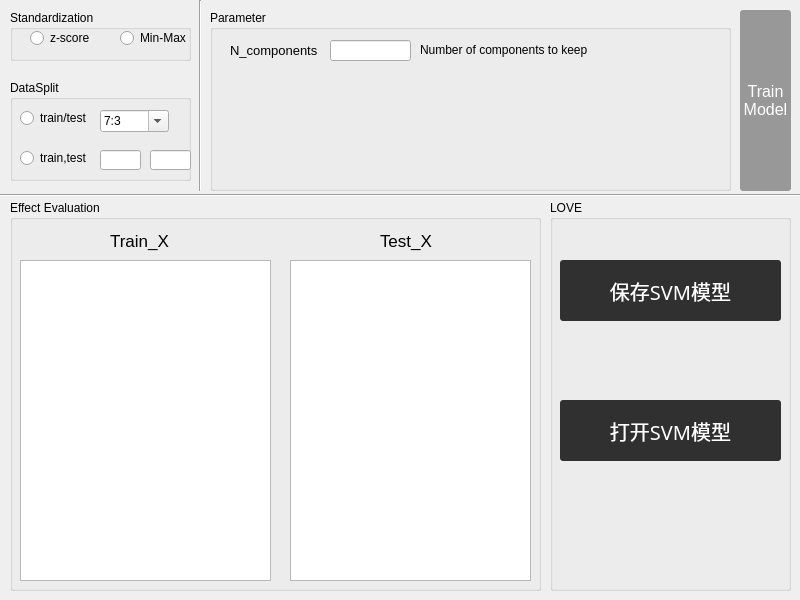
<?xml version="1.0" encoding="UTF-8"?>
<ui version="4.0">
 <class>Dialog</class>
 <widget class="QDialog" name="Dialog">
  <property name="geometry">
   <rect>
    <x>0</x>
    <y>0</y>
    <width>800</width>
    <height>600</height>
   </rect>
  </property>
  <property name="minimumSize">
   <size>
    <width>800</width>
    <height>600</height>
   </size>
  </property>
  <property name="maximumSize">
   <size>
    <width>800</width>
    <height>600</height>
   </size>
  </property>
  <property name="windowTitle">
   <string>DT Classifier</string>
  </property>
  <widget class="QPushButton" name="svm_action">
   <property name="geometry">
    <rect>
     <x>740</x>
     <y>10</y>
     <width>51</width>
     <height>181</height>
    </rect>
   </property>
   <property name="font">
    <font>
     <pointsize>12</pointsize>
    </font>
   </property>
   <property name="styleSheet">
    <string notr="true">QPushButton { background-color:rgb(152, 152, 152); border-radius: 3px; color: rgb(255, 255, 255); } QPushButton:hover { background-color:rgb(91, 91, 136)}</string>
   </property>
   <property name="text">
    <string>Train
Model</string>
   </property>
  </widget>
  <widget class="Line" name="line">
   <property name="geometry">
    <rect>
     <x>0</x>
     <y>180</y>
     <width>801</width>
     <height>31</height>
    </rect>
   </property>
   <property name="orientation">
    <enum>Qt::Horizontal</enum>
   </property>
  </widget>
  <widget class="QGroupBox" name="groupBox_3">
   <property name="geometry">
    <rect>
     <x>10</x>
     <y>10</y>
     <width>181</width>
     <height>51</height>
    </rect>
   </property>
   <property name="title">
    <string>Standardization</string>
   </property>
   <widget class="QRadioButton" name="s_radio_2">
    <property name="geometry">
     <rect>
      <x>110</x>
      <y>20</y>
      <width>71</width>
      <height>16</height>
     </rect>
    </property>
    <property name="text">
     <string>Min-Max</string>
    </property>
   </widget>
   <widget class="QRadioButton" name="s_radio_1">
    <property name="geometry">
     <rect>
      <x>20</x>
      <y>20</y>
      <width>89</width>
      <height>16</height>
     </rect>
    </property>
    <property name="text">
     <string>z-score</string>
    </property>
   </widget>
  </widget>
  <widget class="QGroupBox" name="groupBox_4">
   <property name="geometry">
    <rect>
     <x>10</x>
     <y>80</y>
     <width>181</width>
     <height>101</height>
    </rect>
   </property>
   <property name="title">
    <string>DataSplit</string>
   </property>
   <widget class="QRadioButton" name="d_radio_2">
    <property name="geometry">
     <rect>
      <x>10</x>
      <y>70</y>
      <width>81</width>
      <height>16</height>
     </rect>
    </property>
    <property name="text">
     <string>train,test</string>
    </property>
   </widget>
   <widget class="QRadioButton" name="d_radio_1">
    <property name="geometry">
     <rect>
      <x>10</x>
      <y>30</y>
      <width>89</width>
      <height>16</height>
     </rect>
    </property>
    <property name="text">
     <string>train/test</string>
    </property>
   </widget>
   <widget class="QLineEdit" name="train">
    <property name="geometry">
     <rect>
      <x>90</x>
      <y>70</y>
      <width>41</width>
      <height>20</height>
     </rect>
    </property>
   </widget>
   <widget class="QLineEdit" name="test">
    <property name="geometry">
     <rect>
      <x>140</x>
      <y>70</y>
      <width>41</width>
      <height>20</height>
     </rect>
    </property>
   </widget>
   <widget class="QComboBox" name="tt_box">
    <property name="geometry">
     <rect>
      <x>90</x>
      <y>30</y>
      <width>69</width>
      <height>22</height>
     </rect>
    </property>
    <property name="styleSheet">
     <string notr="true">QPushButton { background-color:rgb(152, 152, 152); border-radius: 3px; color: rgb(255, 255, 255); } QPushButton:hover { background-color:rgb(91, 91, 136)}</string>
    </property>
    <property name="editable">
     <bool>true</bool>
    </property>
    <item>
     <property name="text">
      <string>7:3</string>
     </property>
    </item>
    <item>
     <property name="text">
      <string>9:1</string>
     </property>
    </item>
    <item>
     <property name="text">
      <string>8:2</string>
     </property>
    </item>
    <item>
     <property name="text">
      <string>6:4</string>
     </property>
    </item>
    <item>
     <property name="text">
      <string>5:5</string>
     </property>
    </item>
   </widget>
  </widget>
  <widget class="Line" name="line_2">
   <property name="geometry">
    <rect>
     <x>190</x>
     <y>0</y>
     <width>20</width>
     <height>191</height>
    </rect>
   </property>
   <property name="font">
    <font>
     <pointsize>13</pointsize>
     <weight>50</weight>
     <bold>false</bold>
    </font>
   </property>
   <property name="lineWidth">
    <number>1</number>
   </property>
   <property name="orientation">
    <enum>Qt::Vertical</enum>
   </property>
  </widget>
  <widget class="QGroupBox" name="groupBox_2">
   <property name="geometry">
    <rect>
     <x>550</x>
     <y>200</y>
     <width>241</width>
     <height>391</height>
    </rect>
   </property>
   <property name="title">
    <string>LOVE</string>
   </property>
   <widget class="QPushButton" name="dtp_Button">
    <property name="geometry">
     <rect>
      <x>10</x>
      <y>60</y>
      <width>221</width>
      <height>61</height>
     </rect>
    </property>
    <property name="font">
     <font>
      <family>幼圆</family>
      <pointsize>15</pointsize>
     </font>
    </property>
    <property name="styleSheet">
     <string notr="true">QPushButton { background-color:rgb(48, 48, 48); border-radius: 3px; color: rgb(255, 255, 255); } QPushButton:hover { background-color:rgb(91, 91, 136)}</string>
    </property>
    <property name="text">
     <string>保存SVM模型</string>
    </property>
   </widget>
   <widget class="QPushButton" name="open_button">
    <property name="geometry">
     <rect>
      <x>10</x>
      <y>200</y>
      <width>221</width>
      <height>61</height>
     </rect>
    </property>
    <property name="font">
     <font>
      <family>幼圆</family>
      <pointsize>15</pointsize>
     </font>
    </property>
    <property name="styleSheet">
     <string notr="true">QPushButton { background-color:rgb(48, 48, 48); border-radius: 3px; color: rgb(255, 255, 255); } QPushButton:hover { background-color:rgb(91, 91, 136)}</string>
    </property>
    <property name="text">
     <string>打开SVM模型</string>
    </property>
   </widget>
  </widget>
  <widget class="QGroupBox" name="groupBox">
   <property name="geometry">
    <rect>
     <x>10</x>
     <y>200</y>
     <width>531</width>
     <height>391</height>
    </rect>
   </property>
   <property name="title">
    <string>Effect Evaluation</string>
   </property>
   <widget class="QTableWidget" name="dtable_train">
    <property name="geometry">
     <rect>
      <x>10</x>
      <y>60</y>
      <width>251</width>
      <height>321</height>
     </rect>
    </property>
   </widget>
   <widget class="QTableWidget" name="dtable_test">
    <property name="geometry">
     <rect>
      <x>280</x>
      <y>60</y>
      <width>241</width>
      <height>321</height>
     </rect>
    </property>
   </widget>
   <widget class="QLabel" name="label_2">
    <property name="geometry">
     <rect>
      <x>100</x>
      <y>30</y>
      <width>71</width>
      <height>21</height>
     </rect>
    </property>
    <property name="font">
     <font>
      <pointsize>13</pointsize>
     </font>
    </property>
    <property name="text">
     <string>Train_X</string>
    </property>
   </widget>
   <widget class="QLabel" name="label_3">
    <property name="geometry">
     <rect>
      <x>370</x>
      <y>30</y>
      <width>61</width>
      <height>21</height>
     </rect>
    </property>
    <property name="font">
     <font>
      <pointsize>13</pointsize>
     </font>
    </property>
    <property name="text">
     <string>Test_X</string>
    </property>
   </widget>
  </widget>
  <widget class="QGroupBox" name="groupBox_6">
   <property name="geometry">
    <rect>
     <x>210</x>
     <y>10</y>
     <width>521</width>
     <height>181</height>
    </rect>
   </property>
   <property name="title">
    <string>Parameter</string>
   </property>
   <widget class="QLineEdit" name="nc_edit">
    <property name="geometry">
     <rect>
      <x>120</x>
      <y>30</y>
      <width>81</width>
      <height>21</height>
     </rect>
    </property>
   </widget>
   <widget class="QLabel" name="label_7">
    <property name="geometry">
     <rect>
      <x>20</x>
      <y>30</y>
      <width>101</width>
      <height>21</height>
     </rect>
    </property>
    <property name="font">
     <font>
      <pointsize>10</pointsize>
     </font>
    </property>
    <property name="text">
     <string>N_components</string>
    </property>
   </widget>
   <widget class="QLabel" name="label">
    <property name="geometry">
     <rect>
      <x>210</x>
      <y>30</y>
      <width>181</width>
      <height>21</height>
     </rect>
    </property>
    <property name="text">
     <string>&lt;html&gt;&lt;head/&gt;&lt;body&gt;&lt;p&gt;Number of components to keep&lt;/p&gt;&lt;/body&gt;&lt;/html&gt;</string>
    </property>
   </widget>
  </widget>
 </widget>
 <resources/>
 <connections/>
</ui>
